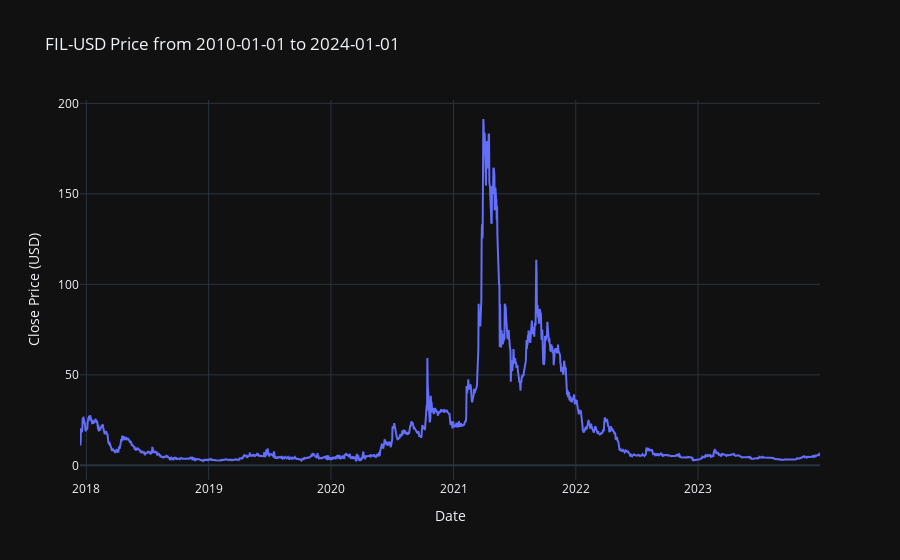

The notebook cell saved with this chart:
### Code cell
import yfinance as yf
import plotly.graph_objects as go

# Function to plot asset time series
def plot_asset_timeseries(ticker, start_date, end_date):
    # Fetch data from Yahoo Finance
    asset_data = yf.download(ticker, start=start_date, end=end_date)
    
    # Create a Plotly figure
    fig = go.Figure()
    
    # Add the time series line
    fig.add_trace(go.Scatter(x=asset_data.index, y=asset_data['Close'], mode='lines', name='Close Price'))
    
    # Customize the layout
    fig.update_layout(
        title=f'{ticker} Price from {start_date} to {end_date}',
        xaxis_title='Date',
        yaxis_title='Close Price (USD)',
        template='plotly_dark'
    )
    
    # Show the plot
    fig.show()

# Example usage for ETH
plot_asset_timeseries('FIL-USD', '2010-01-01', '2024-01-01')

### Figure 1 — Plotly figure (JSON) as saved in the notebook; plotly's stock layout.template omitted (floating-point values rounded to 4 significant figures; data arrays with more than 128 entries replaced by an {"elided": "..."} marker saying what was removed)
{"data": [{"mode": "lines", "name": "Close Price", "type": "scatter", "x": {"elided": "2210 str values"}, "y": {"elided": "2210 float values"}}], "layout": {"title": {"text": "FIL-USD Price from 2010-01-01 to 2024-01-01"}, "xaxis": {"title": {"text": "Date"}}, "yaxis": {"title": {"text": "Close Price (USD)"}}}}
